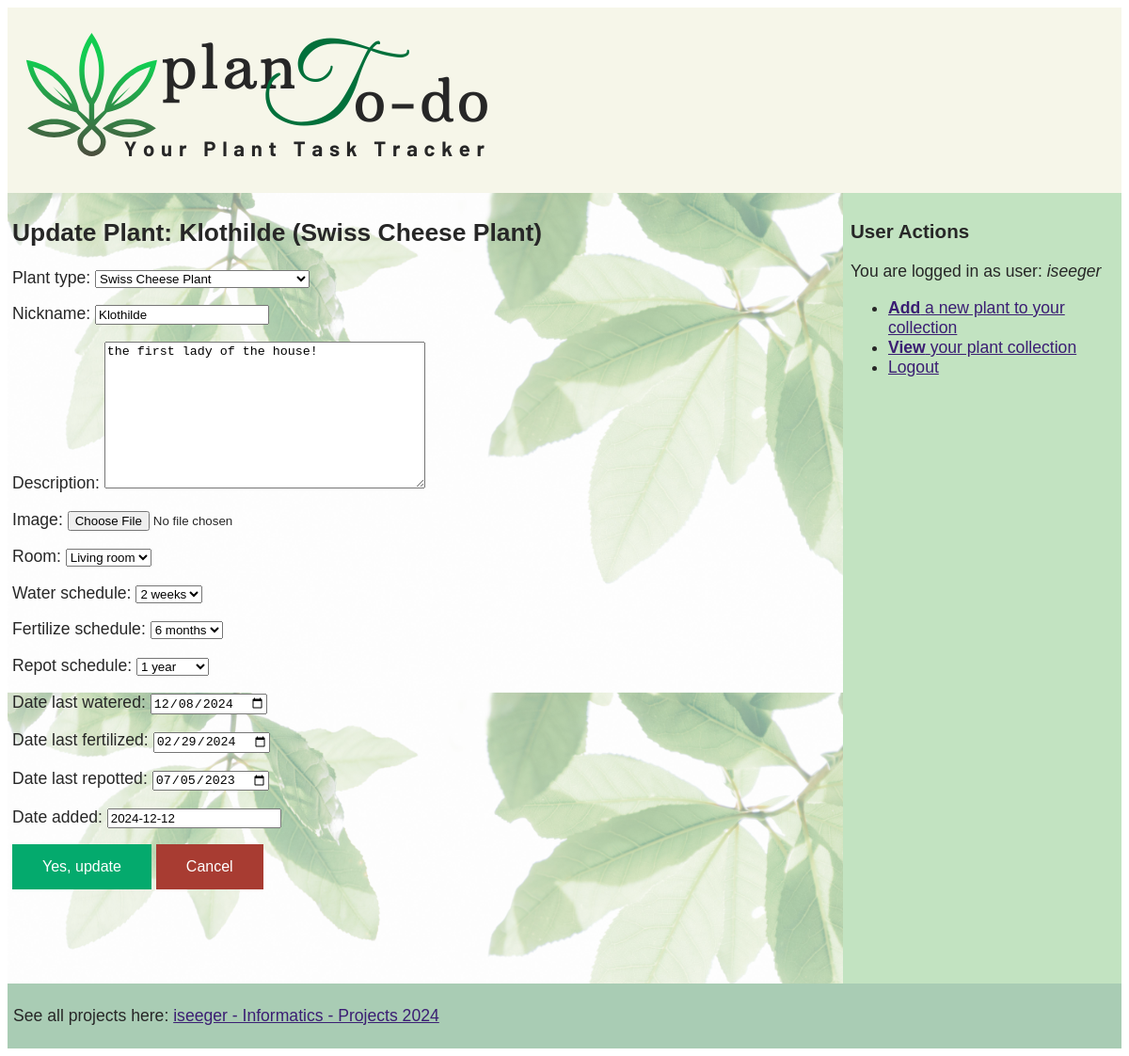
Page /plants/plant/12/update/ (signed in) on the committed database.
### plants/models.py (models this page shows, shortened)
class Plant(models.Model):
    ROOM_CHOICES = [
        ("BEDROOM", "Bedroom"),
        ("BATHROOM", "Bathroom"),
        ("LIVINGROOM", "Living room"),
        ("OFFICE", "Office"),
        ("HALLWAY", "Hallway"),
        ]
    SHORT_CADENCE = [
        ("1w", "1 week"),
        ("2w", "2 weeks"),
        ("4w", "4 weeks"),
        ("6w", "6 weeks")
        ]
    LONG_CADENCE = [
        ("1m", "1 month"),
        ("2m", "2 months"),
        ("4m", "4 months"),
        ("6m", "6 months"),
        ("1y", "1 year"),
        ]
    plant_type = models.ForeignKey('Houseplant',
                                     on_delete=models.CASCADE,
                                     blank=True,
                                     null=True)
    nickname=models.CharField(
        max_length=200,
        validators=[MinLengthValidator(
                    3, "Plant name must contain at least 3 characters")])
    description=models.TextField(max_length=500)
    image = models.ImageField(upload_to='plants/', blank=True, null=True)
    room = models.CharField(max_length=15, choices=ROOM_CHOICES)
    water_schedule = models.CharField(max_length=15, choices=SHORT_CADENCE,blank=True)
    fertilize_schedule = models.CharField(max_length=15, choices=LONG_CADENCE,blank=True)
    repot_schedule = models.CharField(max_length=15, choices=LONG_CADENCE, blank=True)
    date_last_watered = models.DateField(blank=True, null=True)
    date_last_fertilized = models.DateField(blank=True, null=True)
    date_last_repotted = models.DateField(blank=True, null=True)
    date_added = models.DateField(default=datetime.now)
    date_last_updated = models.DateField(auto_now=True)

class Houseplant(models.Model):
    latin_name = models.CharField(max_length=50)
    common_name = models.CharField(max_length=50)
    description = models.TextField(max_length=800)
    plant_image_url = models.URLField(blank=True, null=True)
    light_needed = models.CharField(max_length=15)
    def __str__(self):
        return self.common_name

### plants/views.py (the view)
# urls.py: path('plant/<int:pk>/update/', views.PlantUpdateView.as_view(), name='plant_update'),
class PlantUpdateView(LoginRequiredMixin,UpdateView):
    model = Plant
    context_object_name = 'plant'
    template_name = "plants/plant_update.html"
    form_class = PlantForm
    success_url = reverse_lazy('plants:all')

### plants/forms.py
class PlantForm(forms.ModelForm):
    class Meta:
        model = Plant
        fields = '__all__'
    date_last_watered = forms.DateField(widget=forms.DateInput(attrs={'type': 'date'}))
    date_last_fertilized = forms.DateField(widget=forms.DateInput(attrs={'type': 'date'}))
    date_last_repotted = forms.DateField(widget=forms.DateInput(attrs={'type': 'date'}))

### plants/templates/plants/plant_update.html (shortened to what this page needs)
{% extends "plants/master.html" %}
{% load static %}
{% block content %}
  <h2>Update Plant: {{ plant.nickname }} ({{plant.plant_type}})</h2>
  <form method="post">
    {{ form.as_p }}
     <button class="greenbutton" type="submit">Yes, update</button>
        <a class="redbutton" href="{% url 'plants:all' %}">Cancel</a>
  </form>
{% endblock %}

### plants/templates/plants/master.html (shortened to what this page needs)
{% load static %}
<!DOCTYPE html>
<html lang="en">
  <head>
   <link rel="stylesheet" href="{% static 'plants/plantstyles.css' %}" />
    </head>
    <body>
    <div class="screen" >
    <header class="masthead">
      <a href="https://iseeger.eu.pythonanywhere.com/plants/"
          ><img
            alt="plant to-do list logo"
            src="{% static 'plants/plantodo_logo_crop.png' %}"
        /></a>
    </header>
    <main class="background-image" >
    {% block content %}
    {% endblock %}
    </main>
    <aside class="sidebar">
        <h3>User Actions</h3>
        {% if user.is_authenticated %}
        <p>You are logged in as user: <i>{{ request.user.username }}</i> </p>
         <ul>
             <li><a href="{% url 'plants:plant_create' %}"><strong>Add</strong> a new plant to your collection</a></li>
             <li><a href="{% url 'plants:all' %}"><strong>View</strong> your plant collection</a></li>
             <li><a href="{% url 'logout' %}?next={% url 'plants:open' %}">Logout</a></li>
         </ul>
        {% else %}
        <ul>
            <li>Please Log in</li>
        </ul>
        {% endif %}
    </aside>
      <footer class="pagefooter">
      <p>See all projects here: <a href="https://iseeger.eu.pythonanywhere.com/">iseeger - Informatics - Projects 2024</a> </p>
      </footer>
    </div>
</body>
</html>

### plants/static/plants/plantstyles.css (style rules this page uses)
.masthead { background: #f6f6e9; grid-area: masthead; padding: 5px; }
main { grid-area: main; padding: 5px; padding-bottom: 100px; }
.sidebar { background: #c2e3c1; grid-area: sidebar; padding: 8px; }
.pagefooter { background: #a9ccb4; grid-area: footer; padding: 6px; }
@media only screen and (min-width: 768px) { .screen { display: grid; grid-template-columns: 1fr 1fr 1fr 1fr; grid-template-areas: "masthead masthead masthead masthead" "main main main sidebar" "footer footer footer footer"; } }
.background-image { background: linear-gradient(rgba(255,255,255,.5), rgba(255,255,255,.5)), url('plant_background.jpg'); background-size : 100% auto; }
img { margin: 15px; }
body { font-size:1.1em; font-family:"Lucida Sans", Verdana, sans-serif; color: #272727; }
a { color: #3B1E73; }
.redbutton { background-color: #a83c32; border: none; color: white; padding: 15px 32px; text-align: center; text-decoration: none; display: inline-block; font-size: 16px; }
.greenbutton { background-color: #04AA6D; border: none; color: white; padding: 15px 32px; text-align: center; text-decoration: none; display: inline-block; font-size: 16px; }

### rows in the picture
Plant: nickname "Klothilde", plant_type "Swiss Cheese Plant", description "the first lady of the house!", room "Living room", water_schedule "2 weeks", fertilize_schedule "6 months", repot_schedule "1 year", date_last_watered "12/08/2024", date_last_fertilized "02/29/2024", date_last_repotted "07/05/2023", date_added "2024-12-12"

### other values in the picture
{{ request.user.username }} "iseeger"
